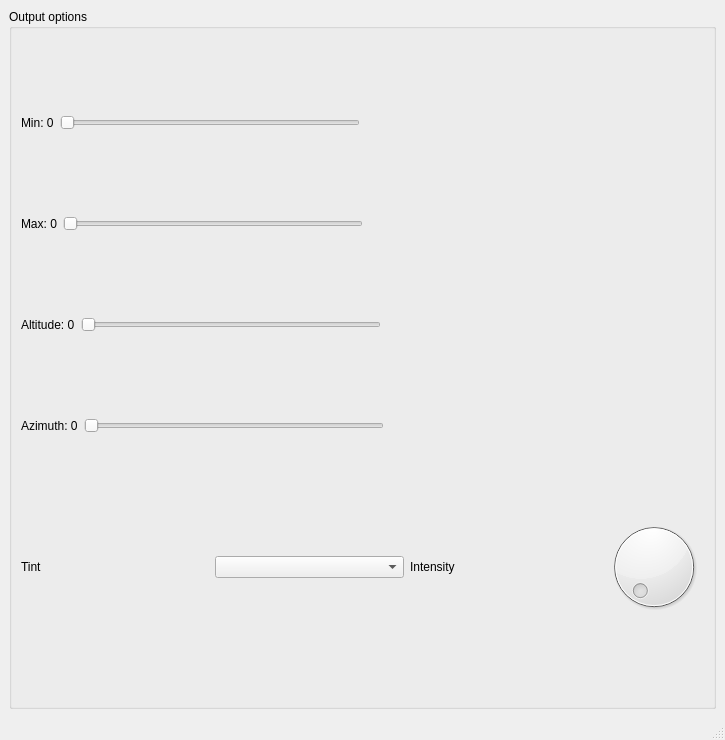
<?xml version="1.0" encoding="UTF-8"?>
<ui version="4.0">
 <class>MainWindow</class>
 <widget class="QMainWindow" name="MainWindow">
  <property name="geometry">
   <rect>
    <x>0</x>
    <y>0</y>
    <width>725</width>
    <height>740</height>
   </rect>
  </property>
  <property name="windowTitle">
   <string>MainWindow</string>
  </property>
  <widget class="QWidget" name="centralwidget">
   <layout class="QVBoxLayout" name="verticalLayout_2">
    <item>
     <layout class="QHBoxLayout" name="horizontalLayout_6">
      <item>
       <widget class="QGroupBox" name="groupBox">
        <property name="title">
         <string>Output options</string>
        </property>
        <layout class="QVBoxLayout" name="verticalLayout">
         <item>
          <layout class="QHBoxLayout" name="horizontalLayout_4">
           <item>
            <widget class="QLabel" name="min_value_label">
             <property name="text">
              <string>Min: 0</string>
             </property>
            </widget>
           </item>
           <item>
            <widget class="QSlider" name="slider_min">
             <property name="minimumSize">
              <size>
               <width>300</width>
               <height>0</height>
              </size>
             </property>
             <property name="maximumSize">
              <size>
               <width>300</width>
               <height>16777215</height>
              </size>
             </property>
             <property name="orientation">
              <enum>Qt::Horizontal</enum>
             </property>
            </widget>
           </item>
           <item>
            <spacer name="horizontalSpacer_3">
             <property name="orientation">
              <enum>Qt::Horizontal</enum>
             </property>
             <property name="sizeHint" stdset="0">
              <size>
               <width>40</width>
               <height>20</height>
              </size>
             </property>
            </spacer>
           </item>
          </layout>
         </item>
         <item>
          <layout class="QHBoxLayout" name="horizontalLayout_5">
           <item>
            <widget class="QLabel" name="max_value_label">
             <property name="text">
              <string>Max: 0</string>
             </property>
            </widget>
           </item>
           <item>
            <widget class="QSlider" name="slider_max">
             <property name="minimumSize">
              <size>
               <width>300</width>
               <height>0</height>
              </size>
             </property>
             <property name="maximumSize">
              <size>
               <width>300</width>
               <height>16777215</height>
              </size>
             </property>
             <property name="orientation">
              <enum>Qt::Horizontal</enum>
             </property>
            </widget>
           </item>
           <item>
            <spacer name="horizontalSpacer_4">
             <property name="orientation">
              <enum>Qt::Horizontal</enum>
             </property>
             <property name="sizeHint" stdset="0">
              <size>
               <width>40</width>
               <height>20</height>
              </size>
             </property>
            </spacer>
           </item>
          </layout>
         </item>
         <item>
          <layout class="QHBoxLayout" name="horizontalLayout_7">
           <item>
            <widget class="QLabel" name="min_value_label_2">
             <property name="text">
              <string>Altitude: 0</string>
             </property>
            </widget>
           </item>
           <item>
            <widget class="QSlider" name="slider_alti">
             <property name="minimumSize">
              <size>
               <width>300</width>
               <height>0</height>
              </size>
             </property>
             <property name="maximumSize">
              <size>
               <width>300</width>
               <height>16777215</height>
              </size>
             </property>
             <property name="orientation">
              <enum>Qt::Horizontal</enum>
             </property>
            </widget>
           </item>
           <item>
            <spacer name="horizontalSpacer_5">
             <property name="orientation">
              <enum>Qt::Horizontal</enum>
             </property>
             <property name="sizeHint" stdset="0">
              <size>
               <width>40</width>
               <height>20</height>
              </size>
             </property>
            </spacer>
           </item>
          </layout>
         </item>
         <item>
          <layout class="QHBoxLayout" name="horizontalLayout_9">
           <item>
            <widget class="QLabel" name="min_value_label_4">
             <property name="text">
              <string>Azimuth: 0</string>
             </property>
            </widget>
           </item>
           <item>
            <widget class="QSlider" name="slider_azi">
             <property name="minimumSize">
              <size>
               <width>300</width>
               <height>0</height>
              </size>
             </property>
             <property name="maximumSize">
              <size>
               <width>300</width>
               <height>16777215</height>
              </size>
             </property>
             <property name="orientation">
              <enum>Qt::Horizontal</enum>
             </property>
            </widget>
           </item>
           <item>
            <spacer name="horizontalSpacer_7">
             <property name="orientation">
              <enum>Qt::Horizontal</enum>
             </property>
             <property name="sizeHint" stdset="0">
              <size>
               <width>40</width>
               <height>20</height>
              </size>
             </property>
            </spacer>
           </item>
          </layout>
         </item>
         <item>
          <layout class="QHBoxLayout" name="horizontalLayout">
           <item>
            <widget class="QLabel" name="label">
             <property name="text">
              <string>Tint</string>
             </property>
            </widget>
           </item>
           <item>
            <widget class="QComboBox" name="comboBox"/>
           </item>
           <item>
            <widget class="QLabel" name="label_2">
             <property name="text">
              <string>Intensity</string>
             </property>
            </widget>
           </item>
           <item>
            <widget class="QDial" name="dial">
             <property name="maximumSize">
              <size>
               <width>100</width>
               <height>100</height>
              </size>
             </property>
            </widget>
           </item>
          </layout>
         </item>
        </layout>
       </widget>
      </item>
     </layout>
    </item>
   </layout>
  </widget>
  <widget class="QMenuBar" name="menubar">
   <property name="geometry">
    <rect>
     <x>0</x>
     <y>0</y>
     <width>725</width>
     <height>26</height>
    </rect>
   </property>
  </widget>
  <widget class="QStatusBar" name="statusbar"/>
 </widget>
 <resources/>
 <connections/>
</ui>
